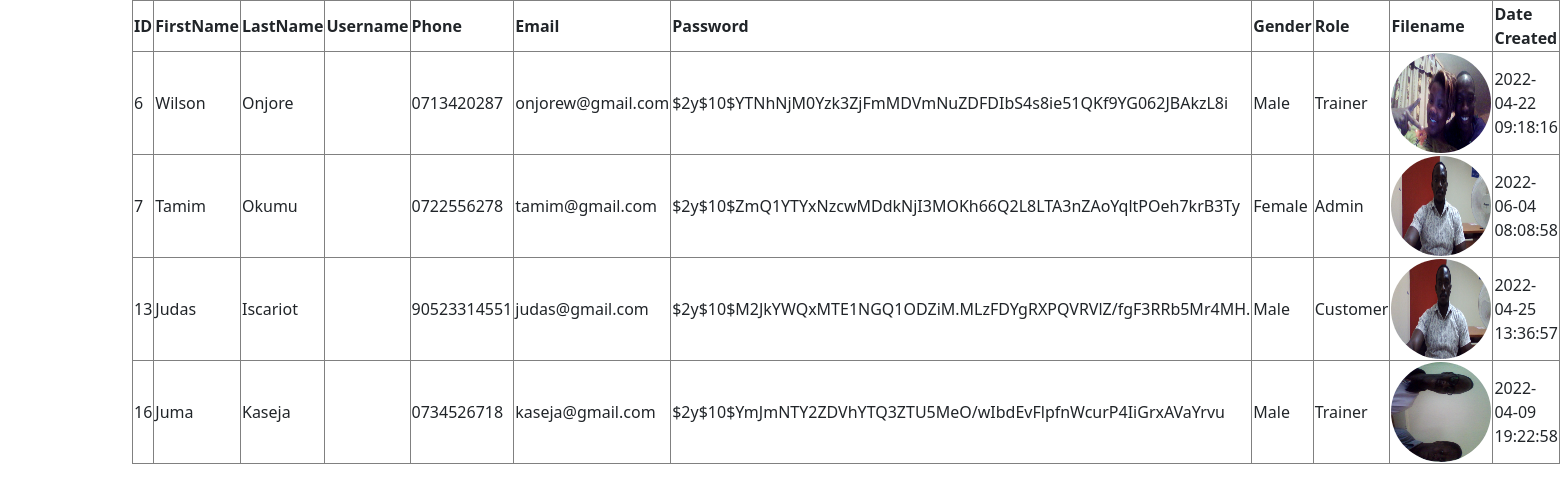
The page /view.php on the database its author committed.
### tables this page shows
CREATE TABLE `users` (
  `id` int(11) NOT NULL,
  `fname` varchar(30) NOT NULL,
  `lname` varchar(30) NOT NULL,
  `phone` varchar(30) NOT NULL,
  `email` varchar(30) NOT NULL,
  `pass` varchar(60) NOT NULL,
  `gender` varchar(30) NOT NULL,
  `role` varchar(30) NOT NULL,
  `pic_name` varchar(80) NOT NULL,
  `date_created` timestamp NOT NULL DEFAULT current_timestamp() ON UPDATE current_timestamp()
);

### includes/user.php (called while the page is built, shortened)
<?php
class User{
        protected $tableName = 'users';
        private $dbConn;
        public function __construct()
        {
                $db = new DBConnect();
               $this->dbConn =  $db->open_connection();
        }
        public function getAllUsers(){
                try{
                    $stmt = $this->dbConn->prepare('SELECT * FROM '.$this->tableName);
                    $stmt->execute();
                    $all_users = $stmt->fetchAll(PDO::FETCH_ASSOC);
                    return $all_users;
                }catch(PDOException $e){
                    echo $e->getMessage();
                }
        }
}
?>

### includes/connection.php (called while the page is built, shortened)
<?php
class DBConnect{
      private $host = 'localhost';
      private $dbname = 'isdb';
      private $user = 'root';
      private $pass = "";
      public function open_connection(){
        try{
                $this->conn = new PDO('mysql:host=' .$this->host .';dbname=' .$this->dbname, $this->user,$this->pass);
                $this->conn->setAttribute(PDO::ATTR_ERRMODE,PDO::ERRMODE_EXCEPTION);
	        $this->conn->setAttribute( PDO::ATTR_EMULATE_PREPARES, false );
	        return $this->conn;
              }catch(PDOException $e){
                echo "Connection failed: " . $e->getMessage();
              }
      }
}
?>

### public/view.php (the view, shortened to what this page needs)
<?php
$users= new User();
?>
<!DOCTYPE html>
<html lang="en">
<head>
        <link href="https://cdn.jsdelivr.net/npm/bootstrap@5.0.2/dist/css/bootstrap.min.css" rel="stylesheet">
</head>
<body>
        <div class="container">
        <table class="table-bordered">
                <thead>
                    <tr>
                     <th scope="col">ID</th>
                     <th scope="col">FirstName</th>
                     <th scope="col">LastName</th>
                     <th scope="col">Username</th>
                     <th scope="col">Phone</th>
                     <th scope="col">Email</th>
                     <th scope="col">Password</th>
                     <th scope="col">Gender</th>
                     <th scope="col">Role</th>
                     <th scope="col">Filename</th>
                     <th scope="col">Date Created</th>
                    </tr>
                </thead>
                <tbody>
                   <?php
                   $u1 = $users->getAllUsers();
                   foreach($u1 as $user){
                      echo "<tr class ='col'>
                      <td>$user[id]</td>
                      <td>$user[fname]</td>
                      <td>$user[lname]</td>
                      <td>$user[uname]</td>
                      <td>$user[phone]</td>
                      <td>$user[email]</td>
                      <td>$user[pass]</td>
                      <td>$user[gender]</td>
                      <td>$user[role]</td>
                      <td><img class='rounded-circle' src='images/$user[pic_name]'width = '100' height='100'></td>
                      <td>$user[date_created]</td>
                      <td><a href='delete.php?user_id=$user[id]'>Delete</a></td>
                      <td><a href='update.php?user_id=$user[id]'>Update</a></td>
                      </tr>"
                      ;
                   }
                   ?>
                </tbody>
        </table>
        </div>
</body>
</html>

### rows shown on the page
users: id "6", fname "Wilson", lname "Onjore", phone "0713420287", email "onjorew@gmail.com", pass "$2y$10$YTNhNjM0Yzk3ZjFmMDVmNuZDFDIbS4s8ie51QKf9YG062JBAkzL8i", gender "Male", role "Trainer", pic_name (picture), date_created "2022-04-22 09:18:16"
users: id "7", fname "Tamim", lname "Okumu", phone "0722556278", email "tamim@gmail.com", pass "$2y$10$ZmQ1YTYxNzcwMDdkNjI3MOKh66Q2L8LTA3nZAoYqltPOeh7krB3Ty", gender "Female", role "Admin", pic_name (picture), date_created "2022-06-04 08:08:58"
users: id "13", fname "Judas", lname "Iscariot", phone "90523314551", email "judas@gmail.com", pass "$2y$10$M2JkYWQxMTE1NGQ1ODZiM.MLzFDYgRXPQVRVlZ/fgF3RRb5Mr4MH.", gender "Male", role "Customer", pic_name (picture), date_created "2022-04-25 13:36:57"
users: id "16", fname "Juma", lname "Kaseja", phone "0734526718", email "kaseja@gmail.com", pass "$2y$10$YmJmNTY2ZDVhYTQ3ZTU5MeO/wIbdEvFlpfnWcurP4IiGrxAVaYrvu", gender "Male", role "Trainer", pic_name (picture), date_created "2022-04-09 19:22:58"
